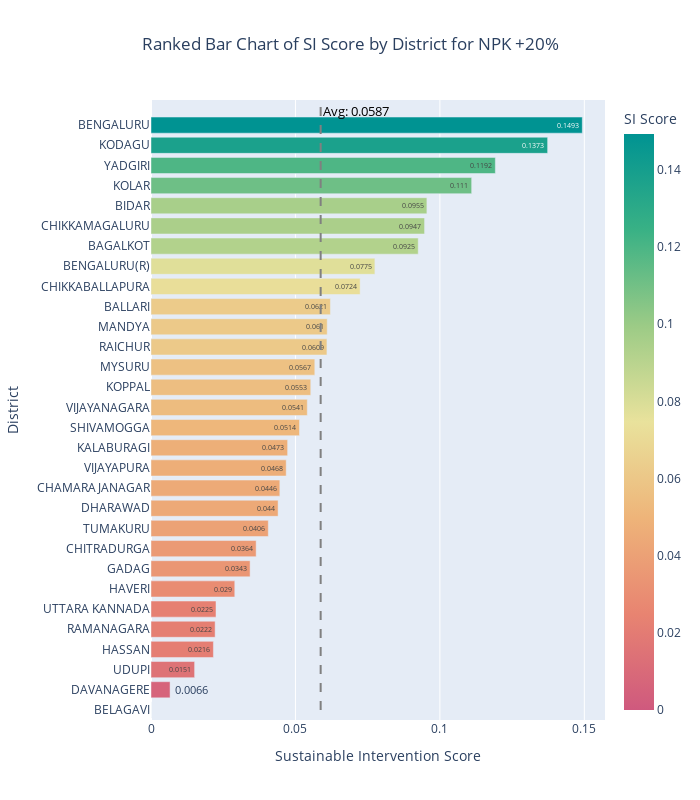

The notebook cell saved with this chart:
### Code cell
import plotly.express as px

# Calculate the average of SI_Score
avg_si_score = ranked_df['SI_Score'].mean()

# Create the bar chart
fig = px.bar(
    ranked_df,
    x='SI_Score',        
    y='node',            
    text='SI_Score',     
    title='Ranked Bar Chart of SI Score by District for NPK +20%',
    labels={'node': 'District', 'SI_Score': 'SI Score'},
    color='SI_Score',    
    color_continuous_scale='Temps_r'
)

# Add a vertical line to indicate the average SI Score
fig.add_shape(
    type='line',
    x0=avg_si_score,
    y0=0,
    x1=avg_si_score,
    y1=len(ranked_df['node']),
    line=dict(color='grey', dash='dash'),
    xref='x',
    yref='y'
)

# Add a label to the average line
fig.add_annotation(
    x=avg_si_score,
    y=len(ranked_df['node']) - 0.3,
    text=f'Avg: {avg_si_score:.4f}',
    showarrow=False,
    font=dict(size=13, color='black'),
    xanchor='left'
)

# Update layout
fig.update_layout(
    width=700,
    height=800,
    xaxis_title='Sustainable Intervention Score',
    yaxis_title='District',
    title_x=0.5
)

fig.show()

### Figure 1 — Plotly figure (JSON) as saved in the notebook; plotly's stock layout.template omitted (floating-point values rounded to 4 significant figures)
{"data": [{"alignmentgroup": "True", "hovertemplate": "SI Score=%{marker.color}<br>District=%{y}<extra></extra>", "legendgroup": "", "marker": {"color": [0, 0.0066, 0.0151, 0.0216, 0.0222, 0.0225, 0.029, 0.0343, 0.0364, 0.0406, 0.044, 0.0446, 0.0468, 0.0473, 0.0514, 0.0541, 0.0553, 0.0567, 0.0609, 0.061, 0.0621, 0.0724, 0.0775, 0.0925, 0.0947, 0.0955, 0.111, 0.1192, 0.1373, 0.1493], "coloraxis": "coloraxis", "pattern": {"shape": ""}}, "name": "", "offsetgroup": "", "orientation": "h", "showlegend": false, "text": [0, 0.0066, 0.0151, 0.0216, 0.0222, 0.0225, 0.029, 0.0343, 0.0364, 0.0406, 0.044, 0.0446, 0.0468, 0.0473, 0.0514, 0.0541, 0.0553, 0.0567, 0.0609, 0.061, 0.0621, 0.0724, 0.0775, 0.0925, 0.0947, 0.0955, 0.111, 0.1192, 0.1373, 0.1493], "textposition": "auto", "type": "bar", "x": [0, 0.0066, 0.0151, 0.0216, 0.0222, 0.0225, 0.029, 0.0343, 0.0364, 0.0406, 0.044, 0.0446, 0.0468, 0.0473, 0.0514, 0.0541, 0.0553, 0.0567, 0.0609, 0.061, 0.0621, 0.0724, 0.0775, 0.0925, 0.0947, 0.0955, 0.111, 0.1192, 0.1373, 0.1493], "xaxis": "x", "y": ["BELAGAVI", "DAVANAGERE", "UDUPI", "HASSAN", "RAMANAGARA", "UTTARA KANNADA", "HAVERI", "GADAG", "CHITRADURGA", "TUMAKURU", "DHARAWAD", "CHAMARAJANAGAR", "VIJAYAPURA", "KALABURAGI", "SHIVAMOGGA", "VIJAYANAGARA", "KOPPAL", "MYSURU", "RAICHUR", "MANDYA", "BALLARI", "CHIKKABALLAPURA", "BENGALURU(R)", "BAGALKOT", "CHIKKAMAGALURU", "BIDAR", "KOLAR", "YADGIRI", "KODAGU", "BENGALURU"], "yaxis": "y"}], "layout": {"annotations": [{"font": {"color": "black", "size": 13}, "showarrow": false, "text": "Avg: 0.0587", "x": 0.05873, "xanchor": "left", "y": 29.7}], "barmode": "relative", "coloraxis": {"colorbar": {"title": {"text": "SI Score"}}, "colorscale": [[0, "rgb(207, 89, 126)"], [0.1667, "rgb(232, 132, 113)"], [0.3333, "rgb(238, 180, 121)"], [0.5, "rgb(233, 226, 156)"], [0.6667, "rgb(156, 203, 134)"], [0.8333, "rgb(57, 177, 133)"], [1, "rgb(0, 147, 146)"]]}, "height": 800, "legend": {"tracegroupgap": 0}, "shapes": [{"line": {"color": "grey", "dash": "dash"}, "type": "line", "x0": 0.05873, "x1": 0.05873, "xref": "x", "y0": 0, "y1": 30, "yref": "y"}], "title": {"text": "Ranked Bar Chart of SI Score by District for NPK +20%", "x": 0.5}, "width": 700, "xaxis": {"anchor": "y", "domain": [0, 1], "title": {"text": "Sustainable Intervention Score"}}, "yaxis": {"anchor": "x", "domain": [0, 1], "title": {"text": "District"}}}}
